Frame 1 (no input): blank canvas, image omitted
Frame 60 (the mouse pressed at the canvas centre just before this capture): blank canvas, image omitted
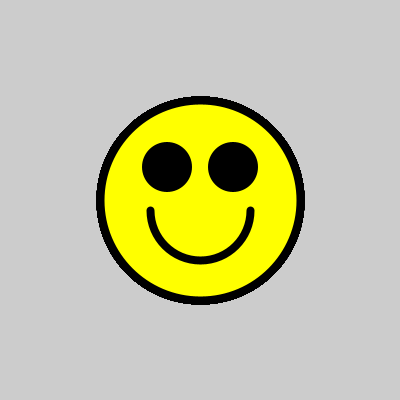
Frame 120 (the mouse held since frame 60 and released just before this capture)

The Processing sketch whose frames 1 and 60 were blank and that drew this single picture after the mouse press (run headless with seeded random() and noise(); from frame 60 on, the mouse is pressed at the canvas centre):

// Processing sketch: demo_6_activeSmiley
// ── demo_6_activeSmiley.pde
//This sketch will demo using variables to draw a simple smiley

//DECLARE and ASSIGN variables for position and size
int x = 50;
int y = 300;
int w = 50;

//"COMMAND T" auto indents in Processing

void setup() {
  //set size for sketch window
  size(400, 400);
}

void draw() {
  //update the POSITION variables to the MOUSE COORDINATES
  x = mouseX;
  y = mouseY;
  //optionally set size variable to mouse coordinate
  w = mouseY;
  //OR for fun you can INCREMENT a variable
  //w = w + 1;
  
  fill(255,255,0);
  strokeWeight(w/25);
  //draw the head of our smiley
  ellipse(x, y, w, w);
  
  fill(0);
  noStroke();
  //draw the eyes of the smiley
  ellipse(x-w/6, y-w/6, w/4, w/4);
  ellipse(x+w/6, y-w/6, w/4, w/4);

  stroke(0);
  noFill();
  //draw mouth of smiley with arc function
  arc(x, y+w/20, w/2, w/2, 0, PI);
}
